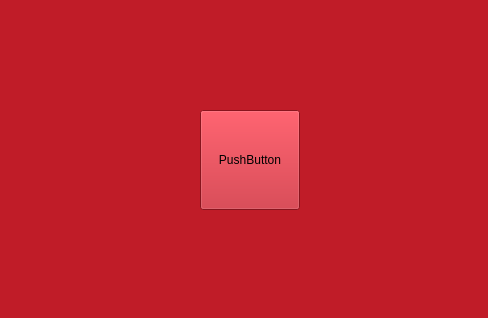
<?xml version="1.0" encoding="UTF-8"?>
<ui version="4.0">
 <class>names</class>
 <widget class="QWidget" name="names">
  <property name="geometry">
   <rect>
    <x>0</x>
    <y>0</y>
    <width>488</width>
    <height>318</height>
   </rect>
  </property>
  <property name="windowTitle">
   <string>names</string>
  </property>
  <property name="styleSheet">
   <string notr="true">background-color: rgb(192, 28, 40);</string>
  </property>
  <widget class="QPushButton" name="pushButton">
   <property name="geometry">
    <rect>
     <x>200</x>
     <y>110</y>
     <width>100</width>
     <height>100</height>
    </rect>
   </property>
   <property name="text">
    <string>PushButton</string>
   </property>
  </widget>
 </widget>
 <resources/>
 <connections/>
</ui>
